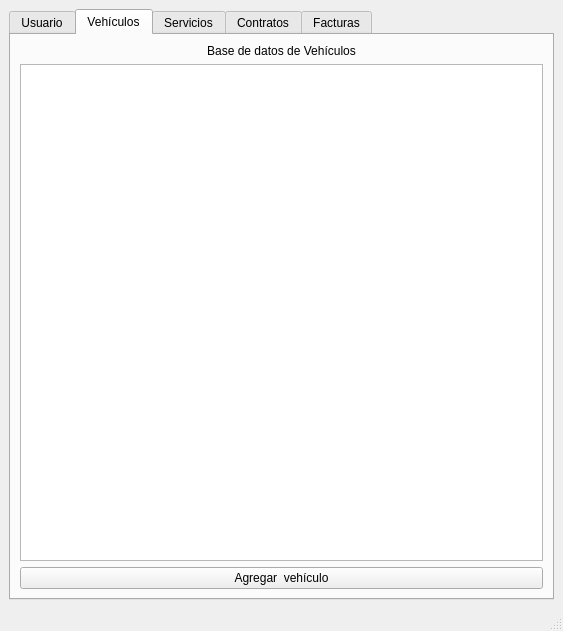
<?xml version="1.0" encoding="UTF-8"?>
<ui version="4.0">
 <class>MainWindow</class>
 <widget class="QMainWindow" name="MainWindow">
  <property name="geometry">
   <rect>
    <x>0</x>
    <y>0</y>
    <width>563</width>
    <height>631</height>
   </rect>
  </property>
  <property name="windowTitle">
   <string>MainWindow</string>
  </property>
  <widget class="QWidget" name="centralwidget">
   <layout class="QVBoxLayout" name="verticalLayout_11">
    <item>
     <widget class="QTabWidget" name="Modulos">
      <property name="currentIndex">
       <number>1</number>
      </property>
      <widget class="QWidget" name="usuarios">
       <attribute name="title">
        <string>Usuario</string>
       </attribute>
       <layout class="QVBoxLayout" name="verticalLayout_10">
        <item>
         <layout class="QVBoxLayout" name="verticalLayout_9">
          <item>
           <layout class="QVBoxLayout" name="verticalLayout">
            <item>
             <widget class="QLabel" name="label">
              <property name="styleSheet">
               <string notr="true">font: 16pt &quot;MS Shell Dlg 2&quot;;</string>
              </property>
              <property name="text">
               <string>&lt;html&gt;&lt;head/&gt;&lt;body&gt;&lt;p align=&quot;center&quot;&gt;Base de datos de clientes&lt;/p&gt;&lt;/body&gt;&lt;/html&gt;</string>
              </property>
             </widget>
            </item>
            <item>
             <widget class="QTableWidget" name="tabladatos"/>
            </item>
            <item>
             <widget class="QPushButton" name="bactualizar">
              <property name="enabled">
               <bool>true</bool>
              </property>
              <property name="text">
               <string>Agregar cliente</string>
              </property>
             </widget>
            </item>
           </layout>
          </item>
         </layout>
        </item>
       </layout>
      </widget>
      <widget class="QWidget" name="vehiculos">
       <attribute name="title">
        <string>Vehículos</string>
       </attribute>
       <layout class="QVBoxLayout" name="verticalLayout_12">
        <item>
         <widget class="QLabel" name="label_9">
          <property name="styleSheet">
           <string notr="true">font: 16pt &quot;MS Shell Dlg 2&quot;;</string>
          </property>
          <property name="text">
           <string>&lt;html&gt;&lt;head/&gt;&lt;body&gt;&lt;p align=&quot;center&quot;&gt;Base de datos de Vehículos&lt;/p&gt;&lt;/body&gt;&lt;/html&gt;</string>
          </property>
         </widget>
        </item>
        <item>
         <widget class="QTableWidget" name="td_vehiculos"/>
        </item>
        <item>
         <widget class="QPushButton" name="ba_vehiculos">
          <property name="enabled">
           <bool>true</bool>
          </property>
          <property name="text">
           <string>Agregar  vehículo</string>
          </property>
         </widget>
        </item>
       </layout>
      </widget>
      <widget class="QWidget" name="servicios">
       <attribute name="title">
        <string>Servicios</string>
       </attribute>
       <layout class="QVBoxLayout" name="verticalLayout_13">
        <item>
         <widget class="QLabel" name="label_10">
          <property name="styleSheet">
           <string notr="true">font: 16pt &quot;MS Shell Dlg 2&quot;;</string>
          </property>
          <property name="text">
           <string>&lt;html&gt;&lt;head/&gt;&lt;body&gt;&lt;p align=&quot;center&quot;&gt;Base de datos de Servicios&lt;/p&gt;&lt;/body&gt;&lt;/html&gt;</string>
          </property>
         </widget>
        </item>
        <item>
         <widget class="QTableWidget" name="tb_servicios"/>
        </item>
        <item>
         <widget class="QPushButton" name="ba_servicios">
          <property name="enabled">
           <bool>true</bool>
          </property>
          <property name="text">
           <string>Agregar servicio</string>
          </property>
         </widget>
        </item>
       </layout>
      </widget>
      <widget class="QWidget" name="contratos">
       <attribute name="title">
        <string>Contratos</string>
       </attribute>
       <layout class="QVBoxLayout" name="verticalLayout_14">
        <item>
         <widget class="QLabel" name="label_11">
          <property name="styleSheet">
           <string notr="true">font: 16pt &quot;MS Shell Dlg 2&quot;;</string>
          </property>
          <property name="text">
           <string>&lt;html&gt;&lt;head/&gt;&lt;body&gt;&lt;p align=&quot;center&quot;&gt;Base de datos de Contratos&lt;/p&gt;&lt;/body&gt;&lt;/html&gt;</string>
          </property>
         </widget>
        </item>
        <item>
         <widget class="QTableWidget" name="tb_contratos"/>
        </item>
        <item>
         <widget class="QPushButton" name="ba_contratos">
          <property name="enabled">
           <bool>true</bool>
          </property>
          <property name="text">
           <string>Agregar contrato</string>
          </property>
         </widget>
        </item>
       </layout>
      </widget>
      <widget class="QWidget" name="facturas">
       <attribute name="title">
        <string>Facturas</string>
       </attribute>
       <layout class="QVBoxLayout" name="verticalLayout_15">
        <item>
         <widget class="QLabel" name="label_12">
          <property name="styleSheet">
           <string notr="true">font: 16pt &quot;MS Shell Dlg 2&quot;;</string>
          </property>
          <property name="text">
           <string>&lt;html&gt;&lt;head/&gt;&lt;body&gt;&lt;p align=&quot;center&quot;&gt;Base de datos de Facturas&lt;/p&gt;&lt;/body&gt;&lt;/html&gt;</string>
          </property>
         </widget>
        </item>
        <item>
         <widget class="QTableWidget" name="tb_facturas"/>
        </item>
        <item>
         <widget class="QPushButton" name="ba_facturas">
          <property name="enabled">
           <bool>true</bool>
          </property>
          <property name="text">
           <string>Agregar Factura</string>
          </property>
         </widget>
        </item>
       </layout>
      </widget>
     </widget>
    </item>
   </layout>
  </widget>
  <widget class="QStatusBar" name="statusbar"/>
 </widget>
 <resources/>
 <connections/>
</ui>
